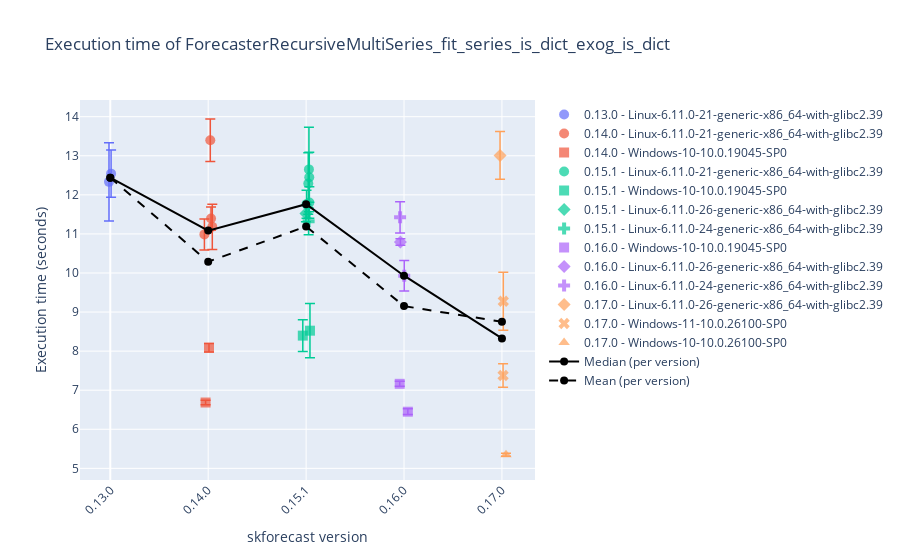
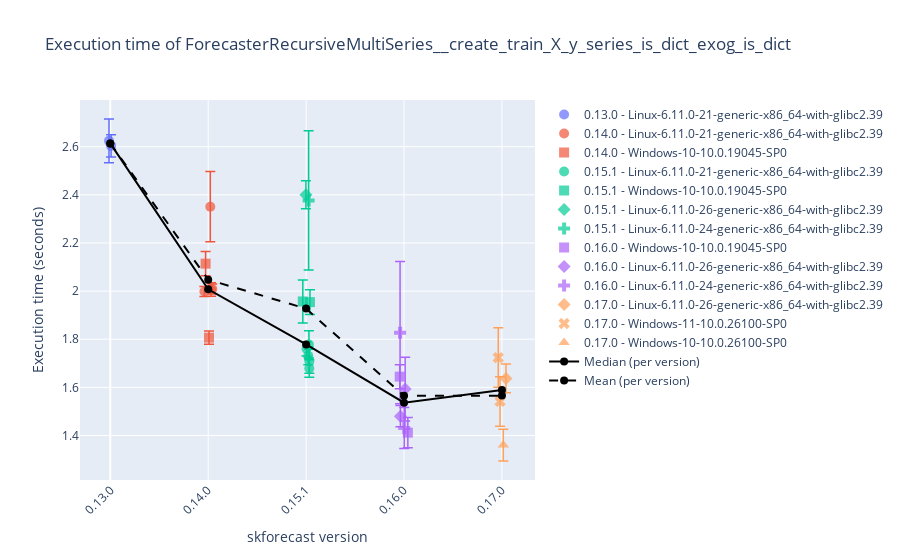
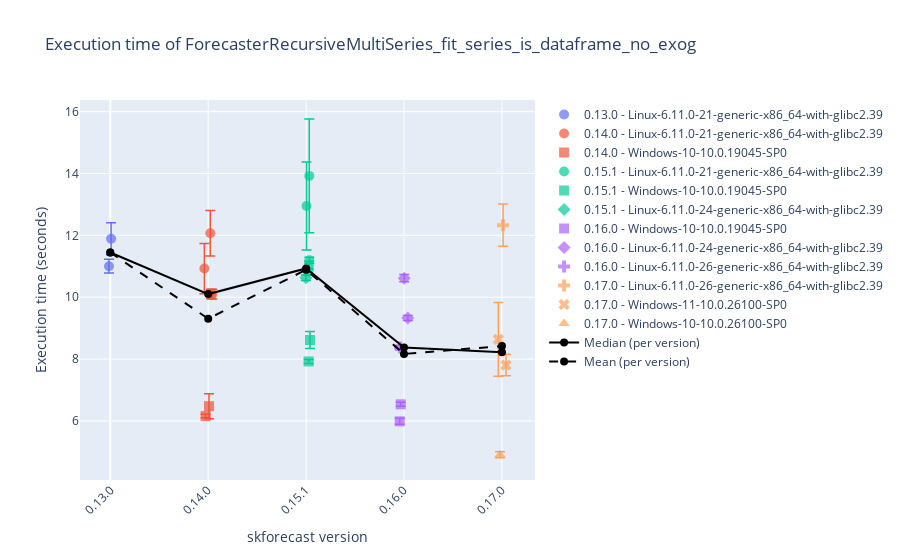
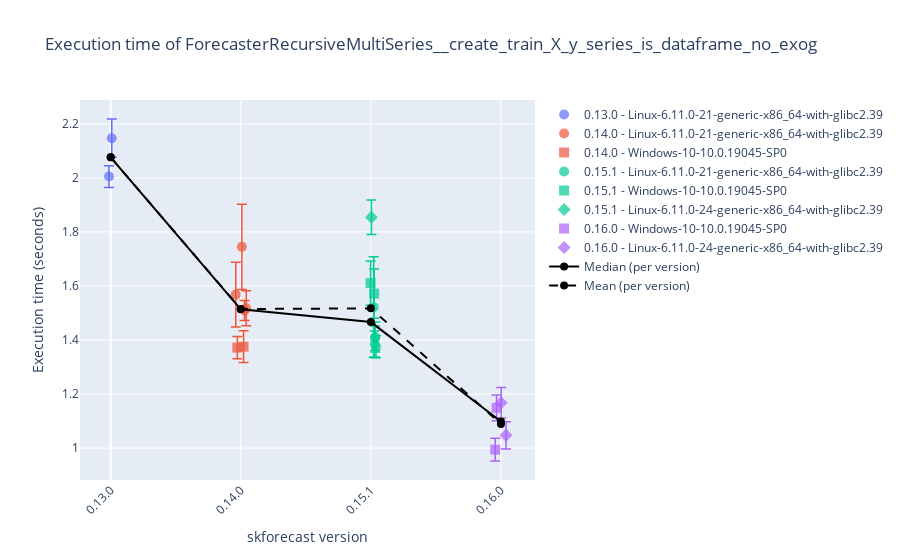

These figures' notebook cell, in order:
### Code cell
# Plot results
# ==============================================================================
display_df = False
selected_date = None
# 'Linux-6.11.0-24-generic-x86_64-with-glibc2.39'
# 'Windows-10-10.0.19045-SP0'
selected_platform = None

results_benchmark_all = joblib.load("./benchmark.joblib")
results_benchmark = results_benchmark_all.query("forecaster_name in ['ForecasterRecursiveMultiSeries', 'ForecasterAutoregMultiSeries']")
results_benchmark = results_benchmark.query("regressor_name == 'LGBMRegressor'")
for function_name in results_benchmark['function_name'].unique():
    df = results_benchmark.query(f"function_name == '{function_name}'")
    if selected_date:
        df = df[df['datetime'].dt.date == pd.to_datetime(selected_date).date()]
    if selected_platform:
        df = df[df['platform'] == selected_platform]
    if display_df:
        display(df.tail(3))
    plot_benchmark_results(df.copy(), function_name, add_median=True, add_mean=True)
